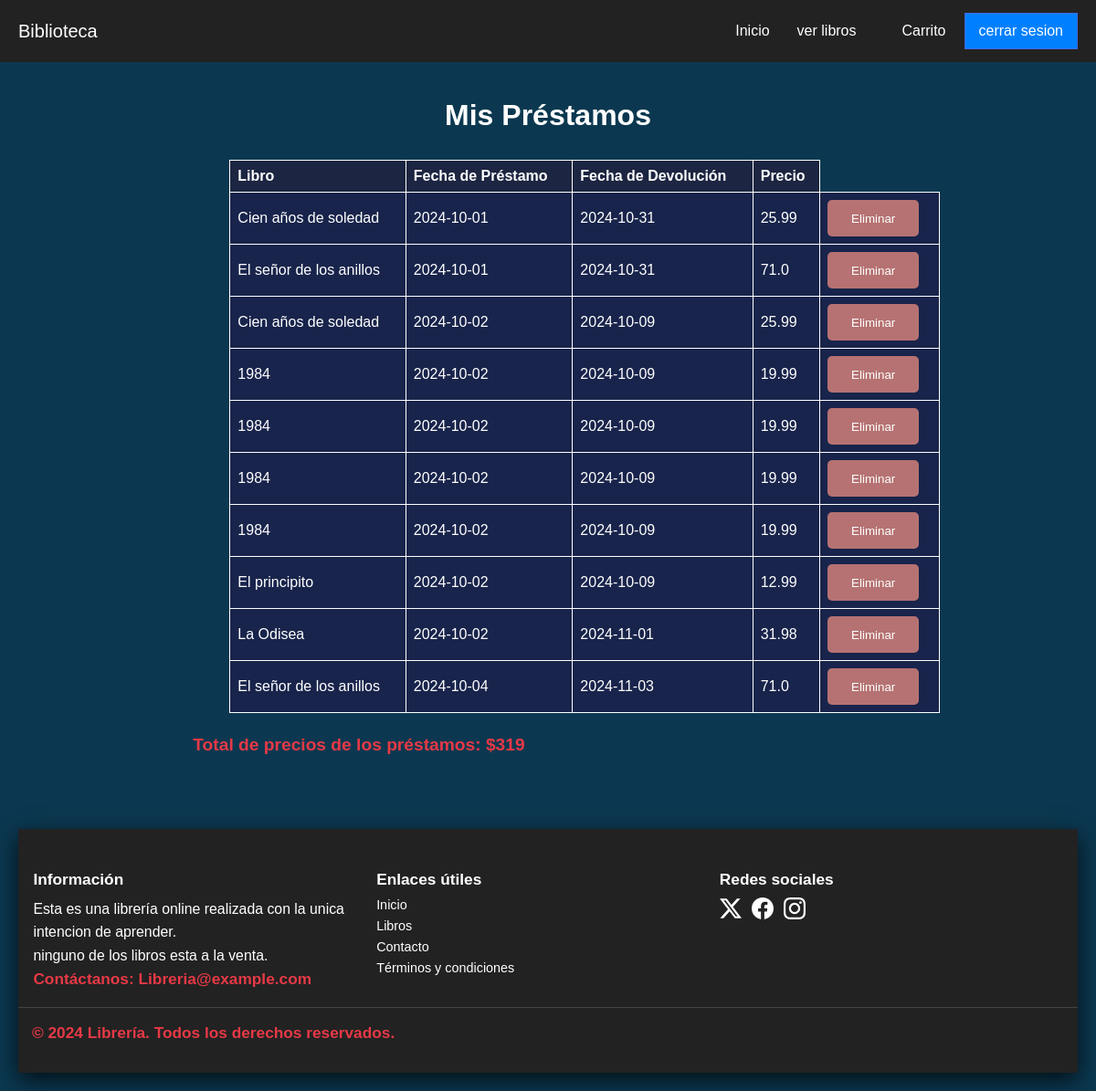
/mis-prestamos (signed in), run on an earlier commit of the app's database.
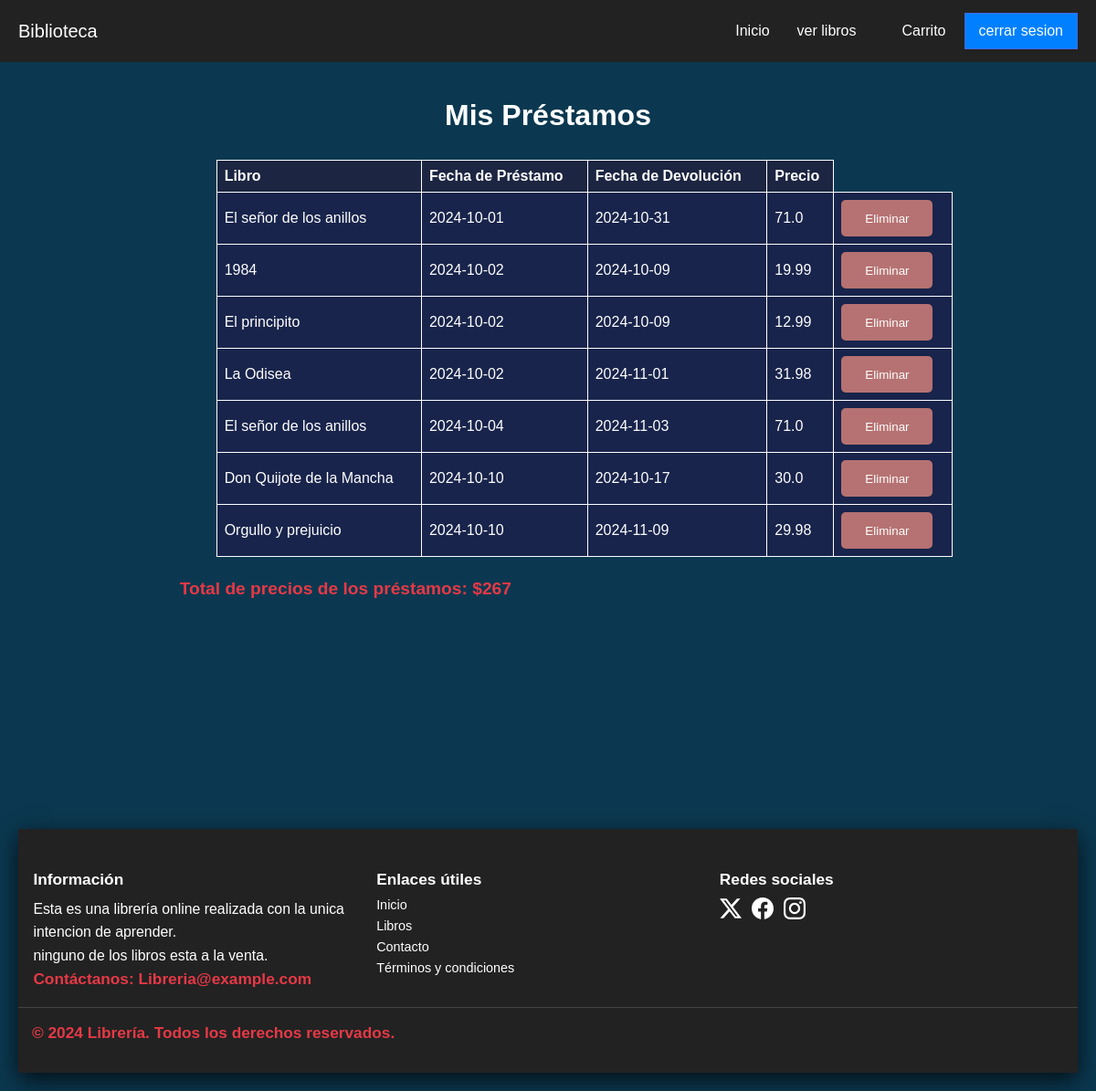
And on a later commit of the database.
### models/controladordatabase.py (models this page shows, shortened)
class Prestamo(db.Model):
    __tablename__ = 'Prestamo'
    id = db.Column(db.Integer, primary_key=True)
    id_libro = db.Column(db.Integer, db.ForeignKey('Libros.id'), nullable=False)
    id_usuario = db.Column(db.Integer, db.ForeignKey('Usuario.id'), nullable=False)
    fecha_prestamo = db.Column(db.Date, nullable=False, default=date.today)
    fecha_devolucion = db.Column(db.Date, nullable=True)
    precio_final = db.Column(db.Float, nullable=False)

class Libros(db.Model):
    __tablename__ = 'Libros'
    id = db.Column(db.Integer, primary_key=True)
    titulo = db.Column(db.String(100), nullable=False)
    autor = db.Column(db.String(100), nullable=False)
    genero = db.Column(db.String(100), nullable=False)
    descripcion = db.Column(db.Text, nullable=True)
    fecha_emision = db.Column(db.Text, nullable=False, default=date.today)
    stock = db.Column(db.Integer, nullable=False)
    precio = db.Column(db.Float, nullable=False)
    img = db.Column(db.String(200), nullable=True, default="sinimagen.jpg")
    prestamos = db.relationship('Prestamo', backref='libro', lazy=True)

### routes/prestamo.py (the view)
@prestamos.route('/mis-prestamos')
@login_required
def listar_prestamos():
    usuario_id = Usuario.query.filter_by(nombre=session['nombre']).first().id
    prestamos = db.session.query(Prestamo, Libros).join(Libros, Prestamo.id_libro == Libros.id).filter(Prestamo.id_usuario == usuario_id).all()
    total_precios = round(sum([prestamo.precio_final for prestamo, _ in prestamos]))
    return render_template('prestamos/listar.html', prestamos=prestamos, total_precios=total_precios)

### routes/login.py (called while the page is built)
def login_required(f):
    @wraps(f)
    def decorated_function(*args, **kwargs):
        if "nombre" not in session:
            flash("Por favor, inicia sesión para acceder a esta página.")
            return redirect(url_for('user.index_login'))
        return f(*args, **kwargs)
    return decorated_function

### templates/prestamos/listar.html (shortened to what this page needs)
{% extends 'layout.html' %}
{% block content %}<body>
    <main id="main" class="flexbox-col">
    <h1>Mis Préstamos</h1>
    <table>
        <thead>
            <tr>
                <th>Libro</th>
                <th>Fecha de Préstamo</th>
                <th>Fecha de Devolución</th>
                <th>Precio</th>
            </tr>
        </thead>
        <tbody>
            {% for prestamo, libro in prestamos %}
            <tr>
                <td data-label="Libro">{{ prestamo.libro.titulo }}</td>
                <td data-label="Fecha Prestamo">{{ prestamo.fecha_prestamo }}</td>
                <td data-label="Fecha Devolucion">{{ prestamo.fecha_devolucion if prestamo.fecha_devolucion else 'Pendiente' }}</td>
                <td data-label="Precio">{{ prestamo.precio_final }}</td>
                <td><form action="{{ url_for('prestamos.eliminar_prestamo', id=prestamo.id) }}" method="post" style="display:inline;">
                    <button style="width: 100px; height: 40px; background-color: rgb(182, 114, 114);" type="submit" onclick="return confirm('¿Estás seguro de que deseas eliminar este préstamo?');">Eliminar</button>
                </form></td>
            </tr>
            {% endfor %}
        </tbody>
    </table>
    <p><strong style="color: #e63946;">Total de precios de los préstamos: ${{ total_precios }}</strong></p>
    </main>
    {% endblock %}

### templates/layout.html (shortened to what this page needs)
<!DOCTYPE html>
<html lang="es">
<head>
    <link rel="stylesheet" href="{{ url_for('static', filename='css/tabla.css' ) }}">
    <link rel="stylesheet" href="{{ url_for('static', filename='css/navbar.css' ) }}">
    <link rel="stylesheet" href="{{ url_for('static', filename='css/login.css' ) }}">
    <link rel="stylesheet" href="{{ url_for('static', filename='css/detalles.css' ) }}">
    <link rel="stylesheet" href="{{ url_for('static', filename='css/paginacion.css' ) }}">
    <link rel="stylesheet" href="{{ url_for('static', filename='css/cards.css' ) }}">
    <link rel="stylesheet" href="{{ url_for('static', filename='css/carousel.css' ) }}">
    <link rel="stylesheet" href="{{ url_for('static', filename='css/filtro.css' ) }}">
    <link rel="stylesheet" href="{{ url_for('static', filename='css/footer.css' ) }}">
</head>
<body>
<nav>
  <ul class="menu">
    <li class="logo"><a href="{{url_for('libros.bienvenida')}}">Biblioteca</a></li>
    <li class="item"><a href="{{url_for('libros.bienvenida')}}">Inicio</a></li>
    <li class="item"><a href="{{url_for('libros.libross')}}">ver libros</a></li>
    <li class="item has-submenu">
    </li>
    {% if "nombre" in session %}
    <li class="item"><a href="{{url_for('prestamos.listar_prestamos')}}">Carrito</a></li>
    {% endif %}
    {% if "nombre" in session %}
    <li class="item button"><a href="{{url_for('user.logout')}}" onclick="return confirm('¿Estás seguro de que deseas cerrar sesion?');">cerrar sesion</a>
    {% endif %}
    </li>
  </ul>
</nav>
<main id="main">
    {% block content %}
    {% endblock %}
    <footer class="footer">
      <div class="footer-container">
          <div class="footer-section">
              <h4>Información</h4>
              <p>Esta es una librería online realizada con la unica intencion de aprender. <br> ninguno de los libros esta a la venta.</p>
              <p>Contáctanos: Libreria@example.com</p>
          </div>
          <div class="footer-section">
              <h4>Enlaces útiles</h4>
              <ul>
                  <li><a href="{{url_for('libros.bienvenida')}}">Inicio</a></li>
                  <li><a href="{{url_for('libros.libross')}}">Libros</a></li>
                  <li><a href="https://i.pinimg.com/564x/1c/7e/a8/1c7ea8a874fedb708bdf6116cd661ebe.jpg" target="_blank">Contacto</a></li>
                  <li><a href="{{url_for('libros.condiciones')}}" target="_blank">Términos y condiciones</a></li>
              </ul>
          </div>
          <div class="footer-section">
              <h4>Redes sociales</h4>
              <div class="social-icons">
                  <a href="https://i.pinimg.com/564x/25/bb/2a/25bb2a2c9c4f99cc3a23345d411c2766.jpg" target="_blank"><img src="{{ url_for('static', filename='imagen/twitter-alt.svg') }}" alt="Facebook"></a>
                  <a href="https://i.pinimg.com/564x/f7/21/d6/f721d64137a79d524ad8b5a5de788185.jpg" target="_blank"><img src="{{ url_for('static', filename='imagen/facebook.svg') }}" alt="Twitter"></a>
                  <a href="https://www.instagram.com/p/C6GtncmNxbR/" target="_blank"><img src="{{ url_for('static', filename='imagen/Instagram.svg') }}" alt="Instagram"></a>
              </div>
          </div>
      </div>
      <div class="footer-bottom">
          <p>&copy; 2024 Librería. Todos los derechos reservados.</p>
      </div>
  </footer>
  </main>
</body>
</html>

### static/css/tabla.css (style rules this page uses)
table { margin: 0 0 0 5em; width: 100%; border-collapse: collapse; }
th, td { border: 1px solid #ffffff; padding: 8px; text-align: left; color: #ffffff; background-color: #18244b; }
th { background-color: var(--color-azul-marino); }
h1 { font-size: 2rem; color: #fff; }

### static/css/navbar.css (style rules this page uses)
* { box-sizing: border-box; padding: 0; margin: 0; }
#main { background-color: rgb(54, 54, 54); min-height: 100vh; }
body { font-family: sans-serif; font-size: 16px; }
nav { background: #222; padding: 0 15px; }
a { color: white; text-decoration: none; }
.menu, .submenu { list-style-type: none; }
.logo { font-size: 20px; padding: 7.5px 10px 7.5px 0; }
.item { padding: 10px; }
.item.button { padding: 9px 5px; }
.menu { display: flex; flex-wrap: wrap; justify-content: space-between; align-items: center; }
.menu li a { display: block; padding: 15px 5px; cursor: pointer; }
.item.button { order: 2; }
.item { order: 3; width: 100%; text-align: center; display: none; }
@media all and (min-width: 700px) { .menu { justify-content: center; } }
@media all and (min-width: 700px) { .logo { flex: 1; } }
@media all and (min-width: 700px) { .item.button { width: auto; order: 1; display: block; } }
@media all and (min-width: 700px) { .menu li.button a { padding: 10px 15px; margin: 5px 0; } }
@media all and (min-width: 700px) { .button a { background: #0080ff; border: 1px royalblue solid; } }
@media all and (min-width: 960px) { .menu { align-items: flex-start; flex-wrap: nowrap; background: none; } }
@media all and (min-width: 960px) { .logo { order: 0; } }
@media all and (min-width: 960px) { .item { order: 1; position: relative; display: block; width: auto; } }
@media all and (min-width: 960px) { .button { order: 2; } }

### static/css/login.css (style rules this page uses)
:root { --color-azul: #0b3850; --color-azul-marino: #1C2541; --color-gris-claro: #E0E0E0; --color-blanco: #FFFFFF; --color-gris-oscuro: #333333; --color-naranja: #F4A261; --color-naranja-oscuro: #cf6f37; --primary: 237, 94%, 81%; --background: 266, 16%, 92%; --background-secondary: 256, 12%, 12%; --background-secondary-dark: 256, 10%, 10%; --background-secondary-light: 257, 11%, 16%; --text-primary: 0, 0%, 0%; --black: 0, 0%, 0%; --white: 0, 0%, 100%; --quite-gray: 0, 0%, 50%; --grooble: 10, 28%, 93%; --heading-large: 5.6rem; --heading-medium: 3.6rem; --heading-small: 2.4rem; --paragraph: 1.11rem; --navbar-buttons: 2.4rem; --transition-main: .175, .685, .32; --font-main: "Poppins"; }

### static/css/detalles.css (style rules this page uses)
body { background-color: var(--color-azul); }
main#main { display: flex; flex-direction: column; align-items: center; padding: 20px; gap: 20px; max-width: 1350px; margin: 0 auto; background-color: var(--color-azul); }
main#main h1 { font-size: 2em; margin-bottom: 10px; color: #ffffff; text-align: center; }
main#main p { font-size: 1.1em; color: #ffffff; line-height: 1.6; text-align: left; width: 100%; }
main#main p strong { color: #0080ff; margin-right: 5px; }
main#main p:last-child { font-size: 1.2em; font-weight: bold; color: #e63946; }

### static/css/carousel.css (style rules this page uses)
form { margin-top: 20px; display: flex; flex-direction: column; gap: 10px; }
button { background-color: #28a745; color: white; padding: 10px 15px; border: none; border-radius: 5px; cursor: pointer; }

### static/css/footer.css (style rules this page uses)
.footer { background-color: #222; box-shadow: 0 0.5rem 1.5rem #000000be ; color: #fff; padding: 2em 0; font-size: 0.9em; width: 100%; }
.footer-container { display: flex; flex-wrap: wrap; justify-content: space-between; padding: 0 1em; margin: 2px; }
.footer-section { flex: 1; min-width: 200px; margin: 1em 0; }
.footer-section h4 { font-size: 1.2em; margin-bottom: 0.5em; }
.footer-section ul { list-style-type: none; padding: 0; }
.footer-section ul li { margin: 0.5em 0; }
.footer-section ul li a { color: #fff; text-decoration: none; }
.social-icons a { display: inline-block; margin-right: 0.5em; }
.social-icons img { width: 24px; height: 24px; }
.footer-bottom { text-align: center; padding-top: 1em; border-top: 1px solid #444; }
.footer-bottom p { margin: 0px 15px; }

What changed in the data, as far as the page shows it:
removed Prestamo: libro.titulo "Cien años de soledad", fecha_prestamo "2024-10-01", fecha_devolucion "2024-10-31", precio_final "25.99"
removed Prestamo: libro.titulo "Cien años de soledad", fecha_prestamo "2024-10-02", fecha_devolucion "2024-10-09", precio_final "25.99"
removed Prestamo: libro.titulo "1984", fecha_prestamo "2024-10-02", fecha_devolucion "2024-10-09", precio_final "19.99"
removed Prestamo: libro.titulo "1984", fecha_prestamo "2024-10-02", fecha_devolucion "2024-10-09", precio_final "19.99"
removed Prestamo: libro.titulo "1984", fecha_prestamo "2024-10-02", fecha_devolucion "2024-10-09", precio_final "19.99"
added Prestamo: libro.titulo "Don Quijote de la Mancha", fecha_prestamo "2024-10-10", fecha_devolucion "2024-10-17", precio_final "30.0"
added Prestamo: libro.titulo "Orgullo y prejuicio", fecha_prestamo "2024-10-10", fecha_devolucion "2024-11-09", precio_final "29.98"
Also different on the page:
{{ total_precios }}: "319" → "267"
